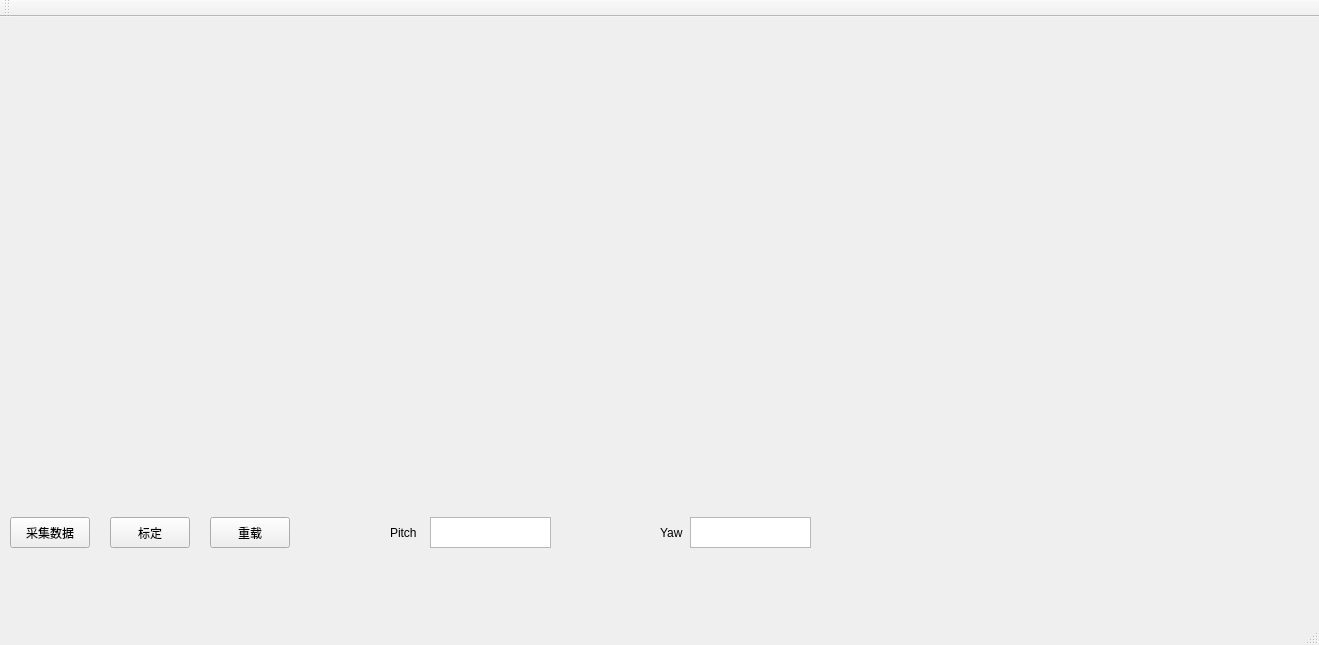
<?xml version="1.0" encoding="UTF-8"?>
<ui version="4.0">
 <class>MainWindow</class>
 <widget class="QMainWindow" name="MainWindow">
  <property name="geometry">
   <rect>
    <x>0</x>
    <y>0</y>
    <width>1319</width>
    <height>645</height>
   </rect>
  </property>
  <property name="windowTitle">
   <string>MainWindow</string>
  </property>
  <property name="windowIcon">
   <iconset>
    <normaloff>eye.png</normaloff>eye.png</iconset>
  </property>
  <widget class="QWidget" name="centralWidget">
   <widget class="QWidget" name="horizontalLayoutWidget">
    <property name="geometry">
     <rect>
      <x>9</x>
      <y>9</y>
      <width>1301</width>
      <height>491</height>
     </rect>
    </property>
    <layout class="QHBoxLayout" name="horizontalLayout"/>
   </widget>
   <widget class="QPushButton" name="pushButton">
    <property name="geometry">
     <rect>
      <x>110</x>
      <y>500</y>
      <width>80</width>
      <height>31</height>
     </rect>
    </property>
    <property name="text">
     <string>标定</string>
    </property>
   </widget>
   <widget class="QPushButton" name="ReloadButton">
    <property name="geometry">
     <rect>
      <x>210</x>
      <y>500</y>
      <width>80</width>
      <height>31</height>
     </rect>
    </property>
    <property name="text">
     <string>重载</string>
    </property>
   </widget>
   <widget class="QLabel" name="label">
    <property name="geometry">
     <rect>
      <x>390</x>
      <y>500</y>
      <width>41</width>
      <height>31</height>
     </rect>
    </property>
    <property name="text">
     <string>Pitch</string>
    </property>
   </widget>
   <widget class="QLabel" name="label_2">
    <property name="geometry">
     <rect>
      <x>660</x>
      <y>500</y>
      <width>31</width>
      <height>31</height>
     </rect>
    </property>
    <property name="text">
     <string>Yaw</string>
    </property>
   </widget>
   <widget class="QTextEdit" name="pitch_qs">
    <property name="geometry">
     <rect>
      <x>430</x>
      <y>500</y>
      <width>121</width>
      <height>31</height>
     </rect>
    </property>
    <property name="font">
     <font>
      <family>Times New Roman</family>
      <pointsize>12</pointsize>
      <weight>75</weight>
      <bold>true</bold>
     </font>
    </property>
    <property name="readOnly">
     <bool>true</bool>
    </property>
   </widget>
   <widget class="QTextEdit" name="yaw_qs">
    <property name="geometry">
     <rect>
      <x>690</x>
      <y>500</y>
      <width>121</width>
      <height>31</height>
     </rect>
    </property>
    <property name="font">
     <font>
      <family>Times New Roman</family>
      <pointsize>12</pointsize>
      <weight>75</weight>
      <bold>true</bold>
     </font>
    </property>
    <property name="readOnly">
     <bool>true</bool>
    </property>
   </widget>
   <widget class="QPushButton" name="pushButton_2">
    <property name="geometry">
     <rect>
      <x>10</x>
      <y>500</y>
      <width>80</width>
      <height>31</height>
     </rect>
    </property>
    <property name="text">
     <string>采集数据</string>
    </property>
   </widget>
  </widget>
  <widget class="QMenuBar" name="menuBar">
   <property name="geometry">
    <rect>
     <x>0</x>
     <y>0</y>
     <width>1319</width>
     <height>23</height>
    </rect>
   </property>
  </widget>
  <widget class="QToolBar" name="mainToolBar">
   <attribute name="toolBarArea">
    <enum>TopToolBarArea</enum>
   </attribute>
   <attribute name="toolBarBreak">
    <bool>false</bool>
   </attribute>
  </widget>
  <widget class="QStatusBar" name="statusBar"/>
 </widget>
 <layoutdefault spacing="6" margin="11"/>
 <resources/>
 <connections/>
</ui>
